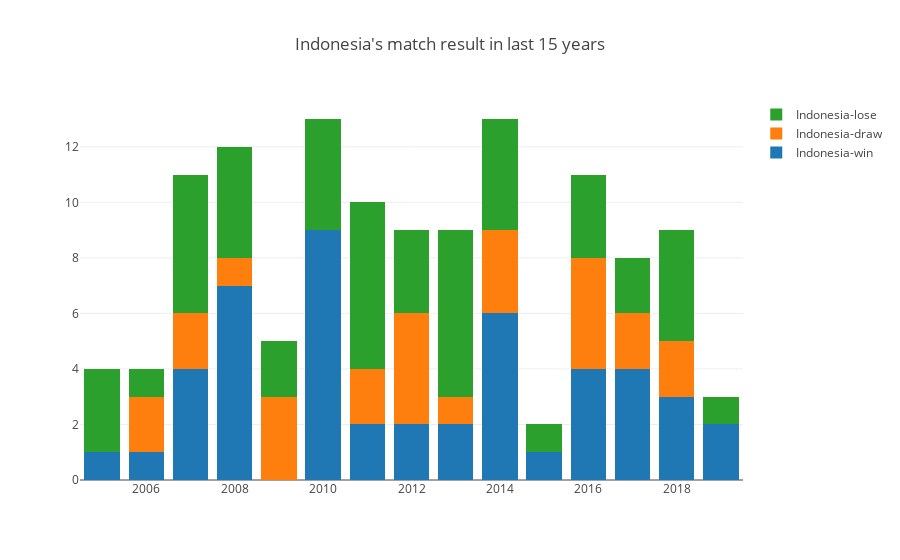

The notebook cell saved with this chart:
### Code cell
indonesiaWin = indonesiaYear.agg({'win' : 'sum', 'draw' : 'sum', 'lose' : 'sum'})
a = 15
# plotMatch = go.Scatter(x = indonesiaYear.count().index, y = indonesiaYear.count()['win'], mode = 'lines+markers', name = 'Indonesia-match')

plotWin = go.Bar(x = indonesiaWin.tail(a).index, y = indonesiaWin['win'].tail(a),  name = 'Indonesia-win')

plotDraw = go.Bar(x = indonesiaWin.tail(a).index, y = indonesiaWin['draw'].tail(a), name = 'Indonesia-draw')

plotLose = go.Bar(x = indonesiaWin.tail(a).index, y = indonesiaWin['lose'].tail(a), name = 'Indonesia-lose')


data = [plotWin, plotDraw, plotLose]
layout = go.Layout(title = 'Indonesia\'s match result in last {} years'.format(a), barmode = 'stack')
fig = go.Figure(data = data, layout = layout)
fig.show()

### Figure 1 — Plotly figure (JSON) as saved in the notebook; plotly's stock layout.template omitted (floating-point values rounded to 4 significant figures)
{"data": [{"name": "Indonesia-win", "type": "bar", "uid": "b57ef5fe-976a-43aa-a737-0f14be0cef84", "x": [2005, 2006, 2007, 2008, 2009, 2010, 2011, 2012, 2013, 2014, 2015, 2016, 2017, 2018, 2019], "y": [1, 1, 4, 7, 0, 9, 2, 2, 2, 6, 1, 4, 4, 3, 2]}, {"name": "Indonesia-draw", "type": "bar", "uid": "bc7ea469-1ba0-403c-bfb6-b3526d1ee747", "x": [2005, 2006, 2007, 2008, 2009, 2010, 2011, 2012, 2013, 2014, 2015, 2016, 2017, 2018, 2019], "y": [0, 2, 2, 1, 3, 0, 2, 4, 1, 3, 0, 4, 2, 2, 0]}, {"name": "Indonesia-lose", "type": "bar", "uid": "52b7fbba-43d4-492c-bfe5-88e0dab41d1d", "x": [2005, 2006, 2007, 2008, 2009, 2010, 2011, 2012, 2013, 2014, 2015, 2016, 2017, 2018, 2019], "y": [3, 1, 5, 4, 2, 4, 6, 3, 6, 4, 1, 3, 2, 4, 1]}], "layout": {"barmode": "stack", "title": {"text": "Indonesia's match result in last 15 years"}}}
